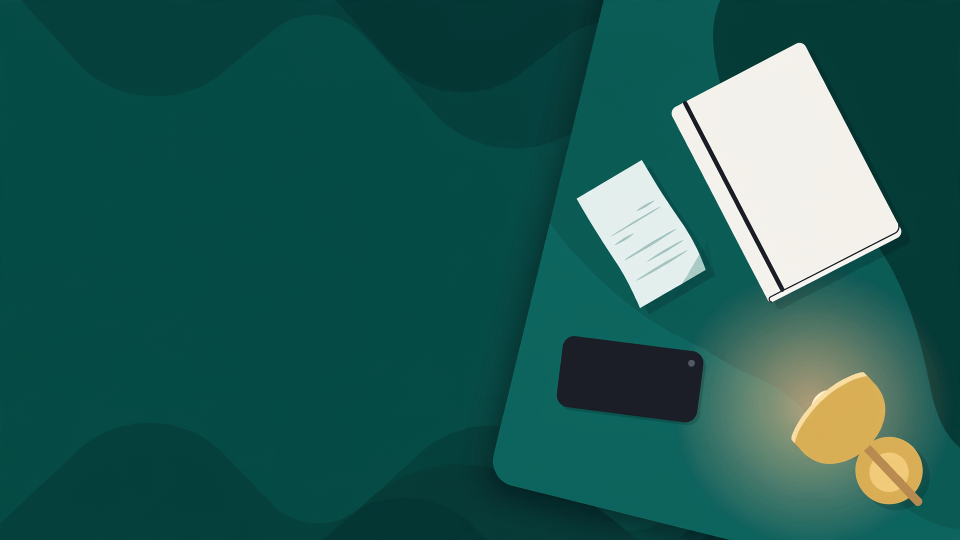
#> input picture docs/video/cards/judges-title.png, 1920 x 1080 px, found by its file name (shown at 1/2 size)
$ python edit.py ../../../docs/video/cards
#> lines starting #> are read from the running program, lines starting #| are printed output that depends on the picture
#> (reads tools/video/v3/vo_lines.json from the repository)
#!/usr/bin/env python3
# ruff: noqa  (one-off video edit script; kept as it was run)
"""Demo video v3: cut the live footage, the voice-over and the cards into the submission video (ffmpeg + Pillow).

    python3 edit.py ROOT [--only s3] [--keep]
ROOT holds raw/ (capture_live.ts WebMs + phone.ps1 MP4s, each with its marks), vo/<scene>.wav (title, f1, s1..s8, s4b), cards/ (the Muse Image
art: judges-title.png, section-demo.png, section-meta-ai.png) and fonts/ (Atkinson Hyperlegible). Writes ROOT/out/:

  accnomos-demo-v3.mp4          1080p H.264, voice-over + burned-in UK English captions
  accnomos-demo-v3-novo.mp4     the same picture without voice or captions, for a new voice-over
  accnomos-demo-v3-vo.wav       the voice-over alone, timed to the picture (48 kHz)
  accnomos-demo-v3.srt          the captions
  accnomos-demo-v3-contact-sheet.jpg, timeline.json

The edit is data: EDL below. Each scene has a voice line (vo/<id>.wav, starting `lead` seconds into the scene) and
shots played back to back; a shot's `segs` pick seconds of its source ("a..b", where a/b are numbers, "end", or a
mark name from the capture, optionally +/- seconds), joined with a short crossfade, then fitted to `dur`.
"""

from __future__ import annotations

import argparse
import json
import re
import subprocess
import sys
import wave
from pathlib import Path

from PIL import Image, ImageDraw, ImageFilter, ImageFont

W, H, FPS = 1920, 1080, 30
BROWN, CREAM, GOLD, DARK = "#5A2D00", "#F8F6F3", "#C9A45C", "#2A1A0D"
ENC = [
    "-c:v",
    "libx264",
    "-preset",
    "veryfast",
    "-crf",
    "16",
    "-pix_fmt",
    "yuv420p",
    "-r",
    str(FPS),
    "-video_track_timescale",
    "15360",
]
XF = 0.3  # crossfade between the kept parts of one recording

# --------------------------------------------------------------------------------------------------------------------
# The edit. Lower thirds: (feature, the Meta model at work). Text on screen: UK English, Meta models only.
# The judges stop at 3:00: keep the total <= 2:58.
# A scene whose footage is missing from raw/ is left out (with a warning), so the edit still renders without it.
# the bank feed: the button, TrueLayer's sandbox consent (Allow), back connected with the lines fetched
BANK_SEGS = ["connect-0.8..connect+0.6", "tl+3.6..tl+5.0", "back+0.3..back+3.8"]
HMRC_PW = [
    {"from": "userReady-0.15", "until": "hmrc", "box": [596, 838, 200, 54]}
]  # the sandbox test user's password, blurred
EDL: list[dict] = [
    {"id": "title", "lead": 0.3, "card": "title", "dur": 11.4},
    {"id": "f1", "lead": 0.3, "card": "features", "dur": 5.2},
    {
        "id": "s1",
        "lead": 0.3,
        "lt": ("Home, in plain English", "Summary worded by Muse Spark · figures by code"),
        "shots": [
            {
                "layout": "split",
                "src": "w-home",
                "segs": ["0..end"],
                "phone": "p-home",
                "psegs": ["0..end"],
                "dur": 17.1,
            },
        ],
    },
    {
        "id": "s2",
        "lead": 0.3,
        "lt": ("Goals and spending", "Progress note by Muse Spark"),
        "shots": [
            {"layout": "full", "src": "w-spending", "segs": ["2.6..end"], "dur": 4.6, "crop": [640, 220, 1280, 720]},
            {"layout": "full", "src": "w-goals", "segs": ["0..end"], "dur": 6.0},
        ],
    },
    {
        "id": "s3",
        "lead": 0.3,
        "lt": ("Talk to your books", "Muse Voice Transcribe · Muse Spark"),
        "shots": [
            {"layout": "full", "src": "w-home", "segs": ["1.0..7.5"], "dur": 3.6},
            {"layout": "full", "src": "w-home-action", "segs": ["0.4..click+2.6"], "dur": 3.0},
            {
                "layout": "full",
                "src": "w-talk",
                "segs": ["1.0..speak+2.2", "ready-0.3..end"],
                "dur": 10.1,
                "crop": [560, 0, 1360, 765],
            },
        ],
    },
    {
        "id": "s4",
        "lead": 0.3,
        "lt": ("Receipts and invoices", "Read by Muse Spark · checked by code"),
        "shots": [
            {
                "layout": "phone",
                "src": "p-receipt",
                "segs": ["1.6..gallery+0.4", "ready-0.2..wait2+0.8", "ready2+2.0..ready2+7.5"],
                "dur": 7.0,
                "side": ("Snap a receipt", "Muse Spark reads it. Code checks every number. You approve."),
            },
            {
                "layout": "full",
                "src": "w-invoice",
                "segs": ["0..wait+1.4", "ready-0.4..wait2+0.8", "ready2-0.2..end"],
                "dur": 12.0,
            },
        ],
    },
    {
        "id": "s4b",
        "lead": 0.3,
        "lt": ("Ask anything, in plain words", "Muse Spark · figures by code"),
        "shots": [
            {
                "layout": "full",
                "src": "w-profit",
                "segs": ["wait..wait+0.6", "ready-0.2..ready+3.9"],
                "dur": 4.4,
                "crop": "ASK",
            },
            {
                "layout": "full",
                "src": "w-timesheet",
                "segs": ["ready-0.2..ready+3.8", "approve-1.2..approve+0.4", "ready2-0.2..end"],
                "dur": 7.6,
                "crop": [376, 60, 1504, 846],
            },
            {
                "layout": "full",
                "src": "w-tiles",
                "segs": ["wait..wait+0.6", "ready-0.2..ready+3.6"],
                "dur": 4.0,
                "crop": "ASK",
            },
        ],
    },
    {
        "id": "s5a",
        "lead": 0.3,
        "shots": [
            {"layout": "full", "src": "w-bankfeed", "segs": [BANK_SEGS[0]], "dur": 1.6},
            {"layout": "full", "src": "w-bankfeed", "segs": [BANK_SEGS[1]], "dur": 1.4},
            {"layout": "full", "src": "w-bankfeed", "segs": [BANK_SEGS[2]], "dur": 3.0, "crop": [376, 300, 1280, 720]},
        ],
    },
    {
        "id": "s5",
        "lead": 0.3,
        "lt": ("Reports and VAT", "Boxes by code · filed to HMRC's sandbox"),
        "shots": [
            {"layout": "full", "src": "w-reports", "segs": ["0..end"], "dur": 3.2},
            {
                "layout": "full",
                "src": "w-vat-hmrc",
                "segs": [
                    "0.5..3.0",
                    "user+0.3..userReady+0.8",
                    "hmrc+3.0..hmrc+4.4",
                    "back-2.6..back-0.9",
                    "submit-1.0..submit+0.4",
                    "receipt+0.3..receipt+3.8",
                ],
                "dur": 9.7,
                "blur": HMRC_PW,
            },
        ],
    },
    {
        "id": "s6",
        "lead": 0.3,
        "lt": ("Sole traders, landlords and households", "Quarterly MTD updates · household budget"),
        "shots": [
            {"layout": "full", "src": "w-selfemp", "segs": ["0.3..4.8", "8.0..11.5"], "dur": 4.6},
            {
                "layout": "split",
                "src": "w-personal",
                "segs": ["0..end"],
                "phone": "p-personal",
                "psegs": ["0..end"],
                "dur": 7.0,
            },
            {"layout": "full", "src": "w-personal-goals", "segs": ["0..end"], "dur": 4.4},
        ],
    },
    {
        "id": "s7",
        "lead": 0.3,
        "lt": ("Your choice of Meta model", "Muse Glimmer 30B (open weights) · Muse Spark (Meta API)"),
        "shots": [
            {"layout": "full", "src": "w-route", "segs": ["set1+0.2..ask1-0.2"], "dur": 4.2, "crop": "SET"},
            {
                "layout": "full",
                "src": "w-route",
                "segs": ["ask1..wait+0.5", "ready-0.2..by1+2.4"],
                "dur": 4.6,
                "crop": "ANS",
            },
            {"layout": "full", "src": "w-route", "segs": ["set2+0.2..ask2-0.2"], "dur": 2.2, "crop": "SET"},
            {
                "layout": "full",
                "src": "w-route",
                "segs": ["ask2..wait2+0.5", "ready2-0.2..by2+2.4"],
                "dur": 4.4,
                "crop": "ANS",
            },
            {"layout": "full", "src": "w-files", "segs": ["0..3.5", "8.3..end"], "dur": 3.4},
            {"layout": "full", "src": "w-backups", "segs": ["0..end"], "dur": 2.4},
        ],
    },
    {"id": "s8", "lead": 0.4, "card": "end", "dur": 18.0},
    {"id": "judges", "card": "judges", "dur": 6.0},
]
# 16:9 crops of the 1920 x 1080 frame, filled in once the takes are looked at (None = whole frame)
CROPS: dict[str, list[int] | None] = {
    "ASK": [376, 140, 1504, 846],
    "SET": [240, 40, 1600, 900],
    "ANS": [376, 140, 1504, 846],
}


def pick(edl: list[dict], raw: Path) -> list[dict]:
    """The scenes with named crops resolved; a scene without its footage is left out."""
    out = []
    for sc in edl:
        sc = dict(sc)
        if "shots" in sc:
            shots = []
            for sh in sc["shots"]:
                sh = dict(sh)
                if isinstance(sh.get("crop"), str):
                    sh["crop"] = CROPS[sh["crop"]]
                shots.append(sh)
            missing = [
                s
                for sh in shots
                for s in (sh["src"], sh.get("phone"))
                if s and not any((raw / f"{s}{e}").exists() for e in (".webm", ".mp4"))
            ]
            if missing:
                print(f"SKIP {sc['id']}: no footage for {sorted(set(missing))}", file=sys.stderr)
                continue
            sc["shots"] = shots
        out.append(sc)
    return out


# --------------------------------------------------------------------------------------------------------------------


def run(cmd: list[str]) -> None:
    r = subprocess.run(cmd, capture_output=True, text=True)
    if r.returncode != 0:
        sys.stderr.write(r.stderr[-3000:])
        raise SystemExit(f"ffmpeg failed: {' '.join(cmd[:8])} …")


# [7 lines left out: function probe_dur, not called in this run]


def wav_dur(p: Path) -> float:
    with wave.open(str(p)) as w:
        return w.getnframes() / w.getframerate()


class Fonts:
    def __init__(self, root: Path):
        d = root / "fonts"
        self.bold = str(d / "AtkinsonHyperlegible-Bold.ttf")
        self.reg = str(d / "AtkinsonHyperlegible-Regular.ttf")

    def b(self, size: int) -> ImageFont.FreeTypeFont:
        return ImageFont.truetype(self.bold, size)

    def r(self, size: int) -> ImageFont.FreeTypeFont:
        return ImageFont.truetype(self.reg, size)


# [72 lines left out: functions wrap, marks_of, source, resolve, segments, not called in this run]


MAX_SPEED = 1.45


# [122 lines left out: functions squeeze, chain, phone_assets, lower_third, side_panel, not called in this run]


def fill(img: Image.Image) -> Image.Image:
    s = max(W / img.width, H / img.height)
#> s = 1
    img = img.resize((round(img.width * s), round(img.height * s)), Image.LANCZOS)
#> img is the input picture: PIL image 1920x1080 RGB; mean R, G, B 34.5, 91.2, 84.3
    l, t = (img.width - W) // 2, (img.height - H) // 2
    return img.crop((l, t, l + W, t + H)).convert("RGB")


def card_image(root: Path, work: Path, fonts: Fonts, kind: str) -> Path:
    cards = root / "cards"
    if kind == "title":
        img = fill(Image.open(cards / "judges-title.png"))
        # what existed before the hackathon, and what was built during it (Cerebral Valley asks for this first)
        band = Image.new("RGBA", (1420, 210), (42, 26, 13, 215))
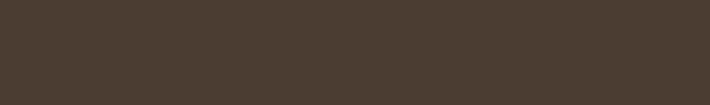
#> band: PIL image 1420x210 RGBA (shown at 1/2 size); mean R, G, B, A 42, 26, 13, 215; transparent parts drawn white
        img.paste(band, (0, 668), band)
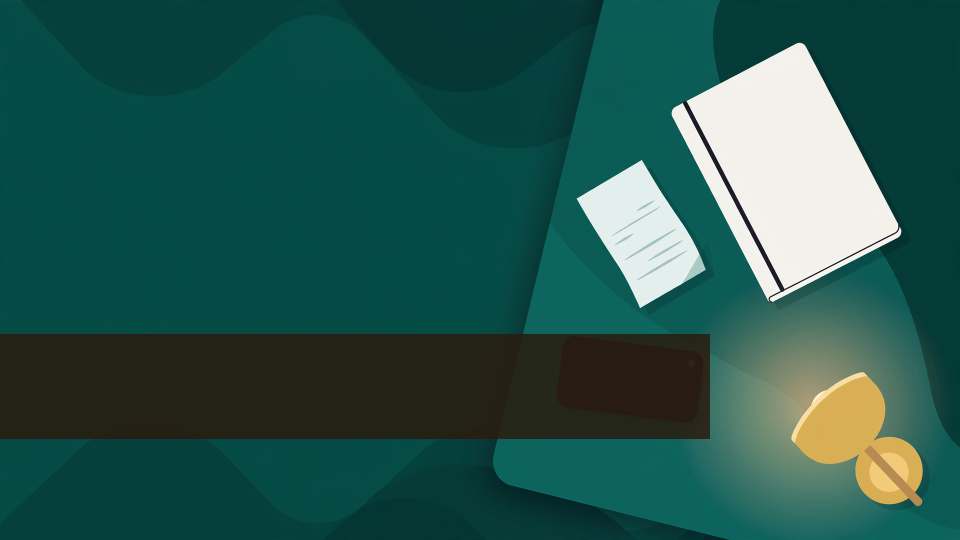
#> img: PIL image 1920x1080 RGB (shown at 1/2 size); mean R, G, B 38.4, 85.7, 77.6
        d = ImageDraw.Draw(img)
        d.text((150, 150), "Accnomos", font=fonts.b(150), fill=CREAM)
        d.rectangle((156, 340, 296, 350), fill=GOLD)
        d.text((150, 388), "Your business and household money,", font=fonts.r(52), fill=CREAM)
#> (the rest of the program and of its run is left out)
